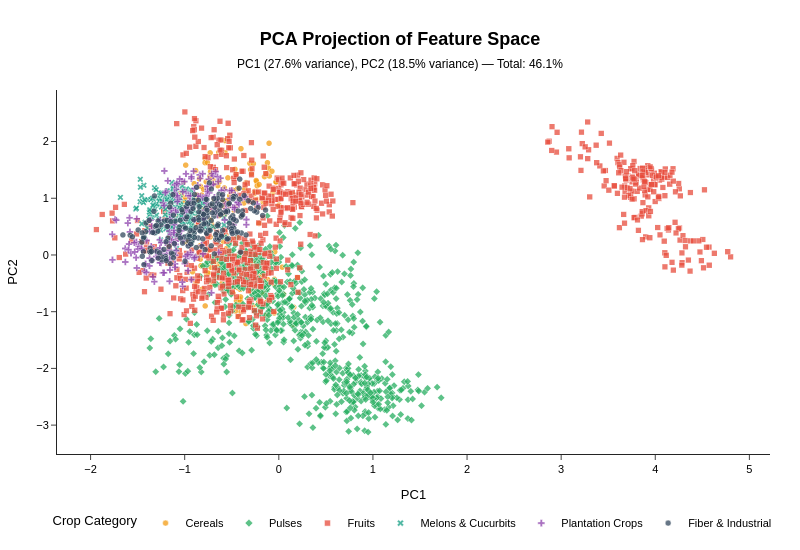

The code cell stored with this chart in its notebook:
### Markdown cell above
#### Principal Component Analysis (PCA) — 2D Feature Space

### Code cell
# PCA projection to assess linear separability across categories
from sklearn.preprocessing import StandardScaler
from sklearn.decomposition import PCA

scaler_pca = StandardScaler()
X_scaled_pca = scaler_pca.fit_transform(df[features])

pca = PCA(n_components=2)
X_pca = pca.fit_transform(X_scaled_pca)

pca_df = pd.DataFrame({
    'PC1': X_pca[:, 0], 'PC2': X_pca[:, 1],
    'Category': df['category'], 'Crop': df['label']
})

pc1_var = pca.explained_variance_ratio_[0] * 100
pc2_var = pca.explained_variance_ratio_[1] * 100
total_var = pc1_var + pc2_var

fig = px.scatter(
    pca_df, x='PC1', y='PC2',
    color='Category', symbol='Category',
    color_discrete_map=CAT_COLORS,
    hover_data={'Crop': True, 'PC1': ':.2f', 'PC2': ':.2f'},
    opacity=0.75,
    title=(
        f"<b>PCA Projection of Feature Space</b><br>"
        f"<span style='font-size:12px'>"
        f"PC1 ({pc1_var:.1f}% variance), PC2 ({pc2_var:.1f}% variance) — "
        f"Total: {total_var:.1f}%</span>"
    ),
    template='simple_white', height=550, width=800
)

fig.update_traces(marker=dict(size=6, line=dict(width=0.5, color='white')))
fig.update_layout(
    title=dict(x=0.5, xanchor='center', font=dict(size=18, family='Arial')),
    font=dict(family='Arial', size=11, color='black'),
    legend=dict(title='Crop Category', orientation='h', x=0.5, y=-0.15, xanchor='center'),
    margin=dict(l=50, r=30, t=90, b=70)
)
fig.show()

### Figure 1 — Plotly figure (JSON) as saved in the notebook; plotly's stock layout.template omitted (floating-point values rounded to 4 significant figures; data arrays with more than 128 entries replaced by an {"elided": "..."} marker saying what was removed)
{"data": [{"customdata": {"elided": "200x1 str values"}, "hovertemplate": "Category=Cereals<br>PC1=%{x:.2f}<br>PC2=%{y:.2f}<br>Crop=%{customdata[0]}<extra></extra>", "legendgroup": "Cereals", "marker": {"color": "#F39C12", "line": {"color": "white", "width": 0.5}, "opacity": 0.75, "size": 6, "symbol": "circle"}, "mode": "markers", "name": "Cereals", "showlegend": true, "type": "scattergl", "x": {"elided": "200 float values"}, "xaxis": "x", "y": {"elided": "200 float values"}, "yaxis": "y"}, {"customdata": {"elided": "700x1 str values"}, "hovertemplate": "Category=Pulses<br>PC1=%{x:.2f}<br>PC2=%{y:.2f}<br>Crop=%{customdata[0]}<extra></extra>", "legendgroup": "Pulses", "marker": {"color": "#27AE60", "line": {"color": "white", "width": 0.5}, "opacity": 0.75, "size": 6, "symbol": "diamond"}, "mode": "markers", "name": "Pulses", "showlegend": true, "type": "scattergl", "x": {"elided": "700 float values"}, "xaxis": "x", "y": {"elided": "700 float values"}, "yaxis": "y"}, {"customdata": {"elided": "700x1 str values"}, "hovertemplate": "Category=Fruits<br>PC1=%{x:.2f}<br>PC2=%{y:.2f}<br>Crop=%{customdata[0]}<extra></extra>", "legendgroup": "Fruits", "marker": {"color": "#E74C3C", "line": {"color": "white", "width": 0.5}, "opacity": 0.75, "size": 6, "symbol": "square"}, "mode": "markers", "name": "Fruits", "showlegend": true, "type": "scattergl", "x": {"elided": "700 float values"}, "xaxis": "x", "y": {"elided": "700 float values"}, "yaxis": "y"}, {"customdata": {"elided": "200x1 str values"}, "hovertemplate": "Category=Melons & Cucurbits<br>PC1=%{x:.2f}<br>PC2=%{y:.2f}<br>Crop=%{customdata[0]}<extra></extra>", "legendgroup": "Melons & Cucurbits", "marker": {"color": "#16A085", "line": {"color": "white", "width": 0.5}, "opacity": 0.75, "size": 6, "symbol": "x"}, "mode": "markers", "name": "Melons & Cucurbits", "showlegend": true, "type": "scattergl", "x": {"elided": "200 float values"}, "xaxis": "x", "y": {"elided": "200 float values"}, "yaxis": "y"}, {"customdata": {"elided": "200x1 str values"}, "hovertemplate": "Category=Plantation Crops<br>PC1=%{x:.2f}<br>PC2=%{y:.2f}<br>Crop=%{customdata[0]}<extra></extra>", "legendgroup": "Plantation Crops", "marker": {"color": "#8E44AD", "line": {"color": "white", "width": 0.5}, "opacity": 0.75, "size": 6, "symbol": "cross"}, "mode": "markers", "name": "Plantation Crops", "showlegend": true, "type": "scattergl", "x": {"elided": "200 float values"}, "xaxis": "x", "y": {"elided": "200 float values"}, "yaxis": "y"}, {"customdata": {"elided": "200x1 str values"}, "hovertemplate": "Category=Fiber & Industrial<br>PC1=%{x:.2f}<br>PC2=%{y:.2f}<br>Crop=%{customdata[0]}<extra></extra>", "legendgroup": "Fiber & Industrial", "marker": {"color": "#34495E", "line": {"color": "white", "width": 0.5}, "opacity": 0.75, "size": 6, "symbol": "circle"}, "mode": "markers", "name": "Fiber & Industrial", "showlegend": true, "type": "scattergl", "x": {"elided": "200 float values"}, "xaxis": "x", "y": {"elided": "200 float values"}, "yaxis": "y"}], "layout": {"font": {"color": "black", "family": "Arial", "size": 11}, "height": 550, "legend": {"orientation": "h", "title": {"text": "Crop Category"}, "tracegroupgap": 0, "x": 0.5, "xanchor": "center", "y": -0.15}, "margin": {"b": 70, "l": 50, "r": 30, "t": 90}, "title": {"font": {"family": "Arial", "size": 18}, "text": "<b>PCA Projection of Feature Space</b><br><span style='font-size:12px'>PC1 (27.6% variance), PC2 (18.5% variance) — Total: 46.1%</span>", "x": 0.5, "xanchor": "center"}, "width": 800, "xaxis": {"anchor": "y", "domain": [0, 1], "title": {"text": "PC1"}}, "yaxis": {"anchor": "x", "domain": [0, 1], "title": {"text": "PC2"}}}}
